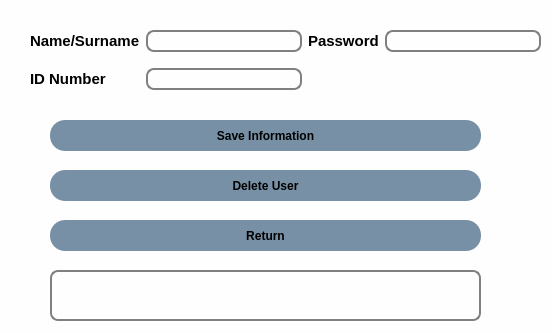
<?xml version="1.0" encoding="UTF-8"?>
<ui version="4.0">
 <class>Dialog</class>
 <widget class="QDialog" name="Dialog">
  <property name="geometry">
   <rect>
    <x>0</x>
    <y>0</y>
    <width>552</width>
    <height>333</height>
   </rect>
  </property>
  <property name="windowTitle">
   <string>Dialog</string>
  </property>
  <property name="styleSheet">
   <string notr="true">*
{
background:#fefefe;
}
#mainFrame {
border: 3px solid gray;
border-radius: 40px;
background: white;
}
QLineEdit {
padding: 1px;
border-style: solid;
border: 2px solid gray;
border-radius: 8px;
}

QPushButton
{
background: #7890a5;
border-radius:15px;
}

QPushButton:hover
{
color:#333;
border-radius:15px;
background:#49ebff;
}


QLabel {
font-weight: bold;
font-size: 15px;
}

QTextBrowser{
padding: 1px;
border-style: solid;
border: 2px solid gray;
border-radius: 8px;
}</string>
  </property>
  <widget class="QWidget" name="gridLayoutWidget_3">
   <property name="geometry">
    <rect>
     <x>30</x>
     <y>20</y>
     <width>511</width>
     <height>81</height>
    </rect>
   </property>
   <layout class="QGridLayout" name="gridLayout_3">
    <item row="0" column="3">
     <widget class="QLineEdit" name="line_edit_password">
      <property name="echoMode">
       <enum>QLineEdit::Password</enum>
      </property>
     </widget>
    </item>
    <item row="1" column="1">
     <widget class="QLineEdit" name="line_edit_id"/>
    </item>
    <item row="0" column="0">
     <widget class="QLabel" name="label_namesurname">
      <property name="text">
       <string>Name/Surname</string>
      </property>
     </widget>
    </item>
    <item row="1" column="0">
     <widget class="QLabel" name="label_idnumber">
      <property name="text">
       <string>ID Number</string>
      </property>
     </widget>
    </item>
    <item row="0" column="1">
     <widget class="QLineEdit" name="line_edit_name"/>
    </item>
    <item row="0" column="2">
     <widget class="QLabel" name="label_password">
      <property name="text">
       <string>Password</string>
      </property>
     </widget>
    </item>
   </layout>
  </widget>
  <widget class="QPushButton" name="button_save_edit">
   <property name="geometry">
    <rect>
     <x>50</x>
     <y>120</y>
     <width>431</width>
     <height>31</height>
    </rect>
   </property>
   <property name="font">
    <font>
     <weight>75</weight>
     <bold>true</bold>
    </font>
   </property>
   <property name="text">
    <string>Save Information</string>
   </property>
  </widget>
  <widget class="QPushButton" name="button_return">
   <property name="geometry">
    <rect>
     <x>50</x>
     <y>220</y>
     <width>431</width>
     <height>31</height>
    </rect>
   </property>
   <property name="font">
    <font>
     <weight>75</weight>
     <bold>true</bold>
    </font>
   </property>
   <property name="text">
    <string>Return</string>
   </property>
  </widget>
  <widget class="QPushButton" name="button_delete_user">
   <property name="geometry">
    <rect>
     <x>50</x>
     <y>170</y>
     <width>431</width>
     <height>31</height>
    </rect>
   </property>
   <property name="font">
    <font>
     <weight>75</weight>
     <bold>true</bold>
    </font>
   </property>
   <property name="text">
    <string>Delete User</string>
   </property>
  </widget>
  <widget class="QTextBrowser" name="text_browser_display">
   <property name="geometry">
    <rect>
     <x>50</x>
     <y>270</y>
     <width>431</width>
     <height>51</height>
    </rect>
   </property>
  </widget>
 </widget>
 <resources/>
 <connections/>
</ui>
